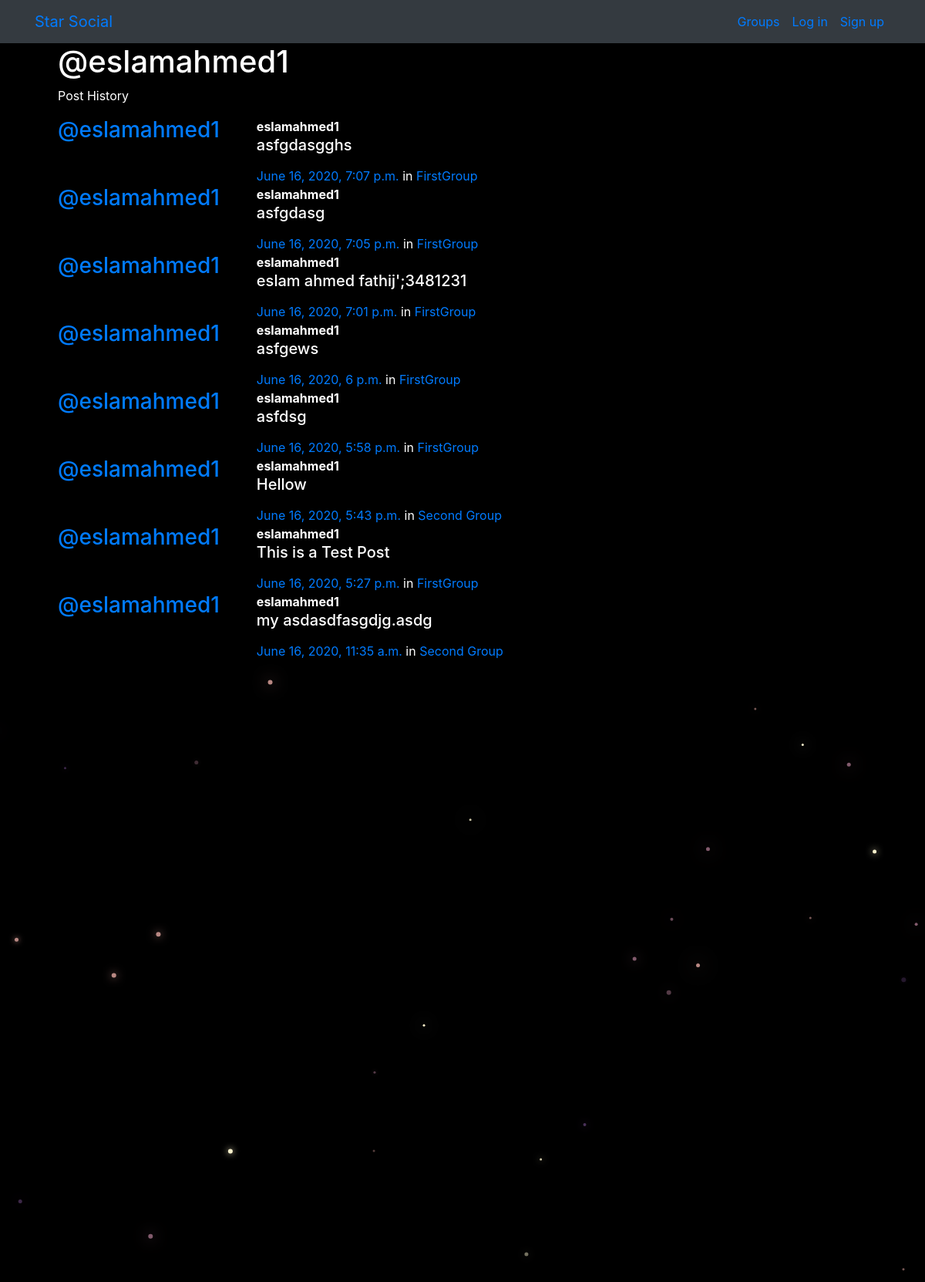
The app's page /posts/by/eslamahmed1/ with its own data.
### posts/models.py (models this page shows, shortened)
class Post(models.Model):
    user = models.ForeignKey(User, related_name="posts",on_delete=models.CASCADE)
    created_at = models.DateTimeField(auto_now=True)
    message = models.TextField()
    message_html = models.TextField(editable=False)
    group = models.ForeignKey(Group, related_name="posts",null=True, blank=True,on_delete=models.CASCADE)
    class Meta:
        ordering = ["-created_at"]
        unique_together = ["user", "message"]

### groups/models.py (models this page shows, shortened)
class Group(models.Model):
    name = models.CharField(max_length=255, unique=True)
    slug = models.SlugField(allow_unicode=True, unique=True)
    description = models.TextField(blank=True, default='')
    description_html = models.TextField(editable=False, default='', blank=True)
    members = models.ManyToManyField(User,through="GroupMember")
    class Meta:
        ordering = ["name"]

### posts/views.py (the view)
# urls.py: path("by/<username>/",views.UserPosts.as_view(),name="for_user"),
class UserPosts(generic.ListView):
    model = models.Post
    template_name = "posts/user_post_list.html"
    def get_queryset(self):
        try:
            self.post_user = User.objects.prefetch_related("posts").get(
                username__iexact=self.kwargs.get("username")
            )
            print(self.kwargs)#returns the passed kwargs
            print(self.post_user)# check this. it returns the username of the post_user object
        except User.DoesNotExist:
            raise Http404
        else:
            return self.post_user.posts.all()
    def get_context_data(self, **kwargs):
        context = super().get_context_data(**kwargs)
        context["post_user"] = self.post_user
        return context

### posts/templates/posts/user_post_list.html
{% extends "posts/post_base.html" %}
{% block prepost %}
<div class="col-md-4">
	<h1>@{{ post_user.username }}</h1>
	<p>Post History</p>
</div>
{% endblock %}
{% block post_content %}
<div class="col-md-8">
	{% for post in post_list %}
		{% include "posts/_post.html" %}
	{% endfor %}
</div>
{% endblock %}

### posts/templates/posts/_post.html (shortened to what this page needs)
<div class="media">
	<h3 class="mr-5"><a href="{% url 'posts:for_user' username=post.user.username %}">@{{ post.user.username }}</a></h3>
	<div class="media-body">
		<strong>{{ post.user.username }}</strong>
		<h5>{{ post.message_html|safe }}</h5>
			<time class="time"><a href="{% url 'posts:single' username=post.user.username pk=post.pk %}">{{ post.created_at }}</a></time>
			{% if post.group %}
			<span class="group-name">in <a href="#">{{ post.group.name }}</a></span>
			{% endif %}
	</div>
</div>

### static/simplesocial/css/master.css (style rules this page uses)
body { margin: 0; overflow: hidden; background-color: black; color:white; }

### records on screen
Post: user.username "eslamahmed1", message_html "asfgdasgghs", created_at "June 16, 2020, 7:07 p.m.", group.name "FirstGroup"
Post: user.username "eslamahmed1", message_html "asfgdasg", created_at "June 16, 2020, 7:05 p.m.", group.name "FirstGroup"
Post: user.username "eslamahmed1", message_html "eslam ahmed fathij';3481231", created_at "June 16, 2020, 7:01 p.m.", group.name "FirstGroup"
Post: user.username "eslamahmed1", message_html "asfgews", created_at "June 16, 2020, 6 p.m.", group.name "FirstGroup"
Post: user.username "eslamahmed1", message_html "asfdsg", created_at "June 16, 2020, 5:58 p.m.", group.name "FirstGroup"
Post: user.username "eslamahmed1", message_html "Hellow", created_at "June 16, 2020, 5:43 p.m.", group.name "Second Group"
Post: user.username "eslamahmed1", message_html "This is a Test Post", created_at "June 16, 2020, 5:27 p.m.", group.name "FirstGroup"
Post: user.username "eslamahmed1", message_html "my asdasdfasgdjg.asdg", created_at "June 16, 2020, 11:35 a.m.", group.name "Second Group"

### other values on screen
{{ post_user.username }} "eslamahmed1"
